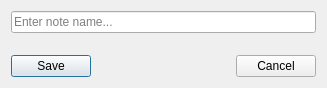
<?xml version="1.0" encoding="UTF-8"?>
<ui version="4.0">
 <class>SaveMessageBox</class>
 <widget class="QDialog" name="SaveMessageBox">
  <property name="geometry">
   <rect>
    <x>0</x>
    <y>0</y>
    <width>327</width>
    <height>88</height>
   </rect>
  </property>
  <property name="windowTitle">
   <string>Dialog</string>
  </property>
  <layout class="QGridLayout" name="gridLayout">
   <item row="0" column="0">
    <layout class="QVBoxLayout" name="verticalLayout">
     <item>
      <widget class="QLineEdit" name="note_name_lineedit">
       <property name="placeholderText">
        <string>Enter note name...</string>
       </property>
       <property name="cursorMoveStyle">
        <enum>Qt::LogicalMoveStyle</enum>
       </property>
      </widget>
     </item>
     <item>
      <spacer name="verticalSpacer">
       <property name="orientation">
        <enum>Qt::Vertical</enum>
       </property>
       <property name="sizeHint" stdset="0">
        <size>
         <width>20</width>
         <height>40</height>
        </size>
       </property>
      </spacer>
     </item>
     <item>
      <layout class="QHBoxLayout" name="horizontalLayout">
       <item>
        <widget class="QPushButton" name="saveButton">
         <property name="sizePolicy">
          <sizepolicy hsizetype="Fixed" vsizetype="Fixed">
           <horstretch>0</horstretch>
           <verstretch>0</verstretch>
          </sizepolicy>
         </property>
         <property name="text">
          <string>Save</string>
         </property>
        </widget>
       </item>
       <item>
        <spacer name="horizontalSpacer">
         <property name="orientation">
          <enum>Qt::Horizontal</enum>
         </property>
         <property name="sizeHint" stdset="0">
          <size>
           <width>40</width>
           <height>20</height>
          </size>
         </property>
        </spacer>
       </item>
       <item>
        <widget class="QPushButton" name="cancelButton">
         <property name="sizePolicy">
          <sizepolicy hsizetype="Fixed" vsizetype="Fixed">
           <horstretch>0</horstretch>
           <verstretch>0</verstretch>
          </sizepolicy>
         </property>
         <property name="text">
          <string>Cancel</string>
         </property>
        </widget>
       </item>
      </layout>
     </item>
    </layout>
   </item>
  </layout>
 </widget>
 <resources/>
 <connections/>
</ui>
